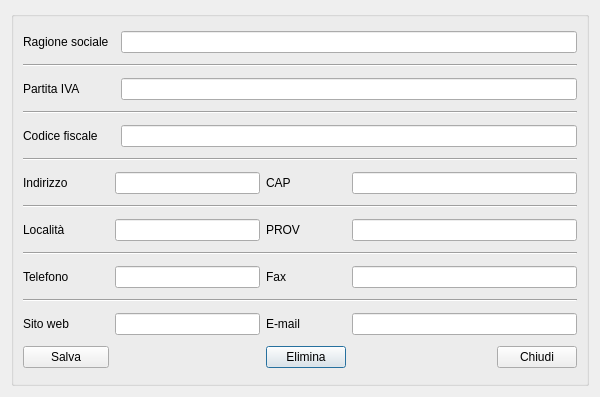
<?xml version="1.0" encoding="UTF-8"?>
<ui version="4.0">
 <class>azienda</class>
 <widget class="QDialog" name="azienda">
  <property name="windowModality">
   <enum>Qt::WindowModal</enum>
  </property>
  <property name="geometry">
   <rect>
    <x>0</x>
    <y>0</y>
    <width>600</width>
    <height>397</height>
   </rect>
  </property>
  <property name="sizePolicy">
   <sizepolicy hsizetype="Expanding" vsizetype="Expanding">
    <horstretch>0</horstretch>
    <verstretch>0</verstretch>
   </sizepolicy>
  </property>
  <property name="windowTitle">
   <string>Azienda</string>
  </property>
  <property name="windowIcon">
   <iconset resource="../biblio.qrc">
    <normaloff>:/images/logo_p32.png</normaloff>:/images/logo_p32.png</iconset>
  </property>
  <property name="windowOpacity">
   <double>1.000000000000000</double>
  </property>
  <property name="styleSheet">
   <string notr="true"/>
  </property>
  <property name="modal">
   <bool>true</bool>
  </property>
  <layout class="QGridLayout" name="gridLayout_2">
   <item row="0" column="2">
    <widget class="QGroupBox" name="groupBox">
     <property name="sizePolicy">
      <sizepolicy hsizetype="Preferred" vsizetype="Preferred">
       <horstretch>0</horstretch>
       <verstretch>0</verstretch>
      </sizepolicy>
     </property>
     <property name="toolTip">
      <string>Anagrafica azienda</string>
     </property>
     <layout class="QGridLayout" name="gridLayout">
      <item row="2" column="0" colspan="6">
       <widget class="Line" name="line">
        <property name="orientation">
         <enum>Qt::Horizontal</enum>
        </property>
       </widget>
      </item>
      <item row="9" column="4" colspan="2">
       <widget class="QLineEdit" name="prov"/>
      </item>
      <item row="3" column="2" colspan="4">
       <widget class="QLineEdit" name="p_iva"/>
      </item>
      <item row="11" column="4" colspan="2">
       <widget class="QLineEdit" name="fax"/>
      </item>
      <item row="5" column="2" colspan="4">
       <widget class="QLineEdit" name="cod_f"/>
      </item>
      <item row="13" column="4" colspan="2">
       <widget class="QLineEdit" name="email"/>
      </item>
      <item row="11" column="1" colspan="2">
       <widget class="QLineEdit" name="telef"/>
      </item>
      <item row="11" column="3">
       <widget class="QLabel" name="label_11">
        <property name="text">
         <string>Fax</string>
        </property>
       </widget>
      </item>
      <item row="8" column="0" colspan="6">
       <widget class="Line" name="line_4">
        <property name="orientation">
         <enum>Qt::Horizontal</enum>
        </property>
       </widget>
      </item>
      <item row="11" column="0">
       <widget class="QLabel" name="label_9">
        <property name="text">
         <string>Telefono</string>
        </property>
       </widget>
      </item>
      <item row="3" column="0">
       <widget class="QLabel" name="label_3">
        <property name="text">
         <string>Partita IVA</string>
        </property>
       </widget>
      </item>
      <item row="6" column="0" colspan="6">
       <widget class="Line" name="line_3">
        <property name="orientation">
         <enum>Qt::Horizontal</enum>
        </property>
       </widget>
      </item>
      <item row="9" column="3">
       <widget class="QLabel" name="label_8">
        <property name="text">
         <string>PROV</string>
        </property>
       </widget>
      </item>
      <item row="7" column="0">
       <widget class="QLabel" name="label_5">
        <property name="text">
         <string>Indirizzo</string>
        </property>
       </widget>
      </item>
      <item row="14" column="2">
       <spacer name="horizontalSpacer">
        <property name="orientation">
         <enum>Qt::Horizontal</enum>
        </property>
        <property name="sizeHint" stdset="0">
         <size>
          <width>78</width>
          <height>20</height>
         </size>
        </property>
       </spacer>
      </item>
      <item row="13" column="3">
       <widget class="QLabel" name="label_12">
        <property name="text">
         <string>E-mail</string>
        </property>
       </widget>
      </item>
      <item row="14" column="4">
       <spacer name="horizontalSpacer_2">
        <property name="orientation">
         <enum>Qt::Horizontal</enum>
        </property>
        <property name="sizeHint" stdset="0">
         <size>
          <width>78</width>
          <height>20</height>
         </size>
        </property>
       </spacer>
      </item>
      <item row="9" column="1" colspan="2">
       <widget class="QLineEdit" name="localita"/>
      </item>
      <item row="13" column="1" colspan="2">
       <widget class="QLineEdit" name="web"/>
      </item>
      <item row="5" column="0">
       <widget class="QLabel" name="label_4">
        <property name="text">
         <string>Codice fiscale</string>
        </property>
       </widget>
      </item>
      <item row="10" column="0" colspan="6">
       <widget class="Line" name="line_5">
        <property name="orientation">
         <enum>Qt::Horizontal</enum>
        </property>
       </widget>
      </item>
      <item row="7" column="1" colspan="2">
       <widget class="QLineEdit" name="indirizzo"/>
      </item>
      <item row="1" column="2" colspan="4">
       <widget class="QLineEdit" name="rag_soc"/>
      </item>
      <item row="13" column="0">
       <widget class="QLabel" name="label_10">
        <property name="text">
         <string>Sito web</string>
        </property>
       </widget>
      </item>
      <item row="7" column="4" colspan="2">
       <widget class="QLineEdit" name="cap"/>
      </item>
      <item row="1" column="0">
       <widget class="QLabel" name="label_2">
        <property name="text">
         <string>Ragione sociale</string>
        </property>
       </widget>
      </item>
      <item row="14" column="3">
       <widget class="QPushButton" name="pushButton_2">
        <property name="sizeIncrement">
         <size>
          <width>10</width>
          <height>10</height>
         </size>
        </property>
        <property name="toolTip">
         <string>Elimina azienda</string>
        </property>
        <property name="text">
         <string>Elimina</string>
        </property>
        <property name="icon">
         <iconset resource="../biblio.qrc">
          <normaloff>:/images/edit-delete.png</normaloff>:/images/edit-delete.png</iconset>
        </property>
        <property name="iconSize">
         <size>
          <width>32</width>
          <height>32</height>
         </size>
        </property>
       </widget>
      </item>
      <item row="4" column="0" colspan="6">
       <widget class="Line" name="line_2">
        <property name="orientation">
         <enum>Qt::Horizontal</enum>
        </property>
       </widget>
      </item>
      <item row="7" column="3">
       <widget class="QLabel" name="label_6">
        <property name="text">
         <string>CAP</string>
        </property>
       </widget>
      </item>
      <item row="9" column="0">
       <widget class="QLabel" name="label_7">
        <property name="text">
         <string>Località</string>
        </property>
       </widget>
      </item>
      <item row="12" column="0" colspan="6">
       <widget class="Line" name="line_6">
        <property name="orientation">
         <enum>Qt::Horizontal</enum>
        </property>
       </widget>
      </item>
      <item row="14" column="5">
       <widget class="QPushButton" name="pushButton">
        <property name="toolTip">
         <string>Esci da anagrafica 
azienda</string>
        </property>
        <property name="text">
         <string>Chiudi</string>
        </property>
        <property name="icon">
         <iconset resource="../biblio.qrc">
          <normaloff>:/images/dialog-close.png</normaloff>:/images/dialog-close.png</iconset>
        </property>
        <property name="iconSize">
         <size>
          <width>32</width>
          <height>32</height>
         </size>
        </property>
       </widget>
      </item>
      <item row="14" column="0">
       <widget class="QPushButton" name="licenza">
        <property name="toolTip">
         <string>Salva azienda</string>
        </property>
        <property name="text">
         <string>Salva</string>
        </property>
        <property name="icon">
         <iconset resource="../biblio.qrc">
          <normaloff>:/images/document-save.png</normaloff>:/images/document-save.png</iconset>
        </property>
        <property name="iconSize">
         <size>
          <width>32</width>
          <height>32</height>
         </size>
        </property>
       </widget>
      </item>
     </layout>
    </widget>
   </item>
  </layout>
 </widget>
 <tabstops>
  <tabstop>rag_soc</tabstop>
  <tabstop>p_iva</tabstop>
  <tabstop>cod_f</tabstop>
  <tabstop>indirizzo</tabstop>
  <tabstop>cap</tabstop>
  <tabstop>localita</tabstop>
  <tabstop>prov</tabstop>
  <tabstop>telef</tabstop>
  <tabstop>fax</tabstop>
  <tabstop>web</tabstop>
  <tabstop>email</tabstop>
  <tabstop>pushButton_2</tabstop>
  <tabstop>pushButton</tabstop>
 </tabstops>
 <resources>
  <include location="../biblio.qrc"/>
 </resources>
 <connections/>
</ui>
